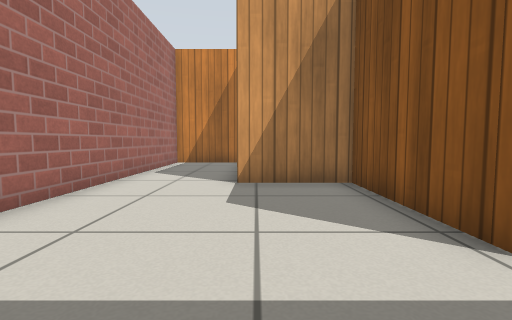
View 1 (above)

21 first-person views from a walk through a robot-simulator world made for Gazebo. The camera is 0.5 m above the floor, tilts 4° down and sees 85° across. The floor is counted in squares, 0.5 m on a side. Each view is taken from the middle of a square. On the plan, view 1 faces up. The plan holds only what a view shows up to about 11 squares ahead; the rest is blank. Gazebo's built-in surfaces are drawn with simple patterns.

View 2
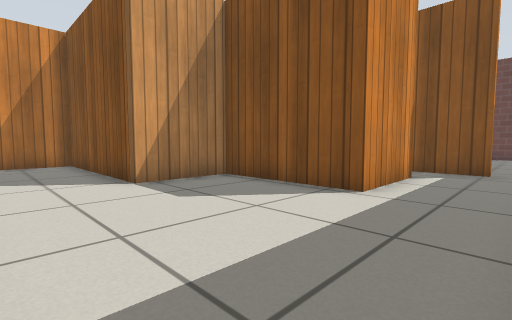

View 3
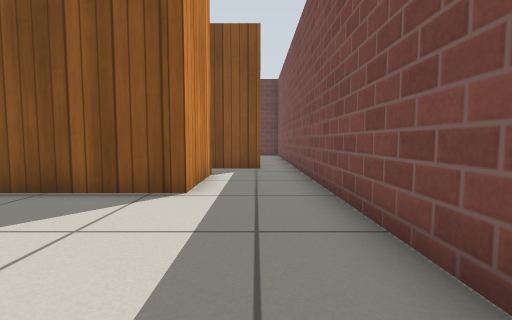

View 4
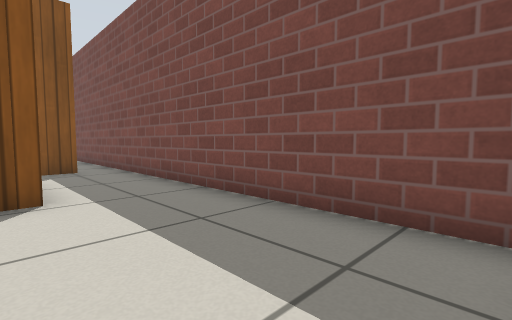

View 5
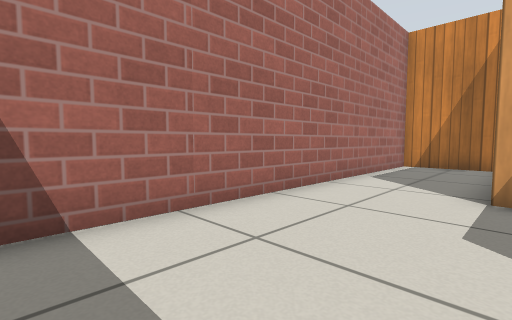

View 6
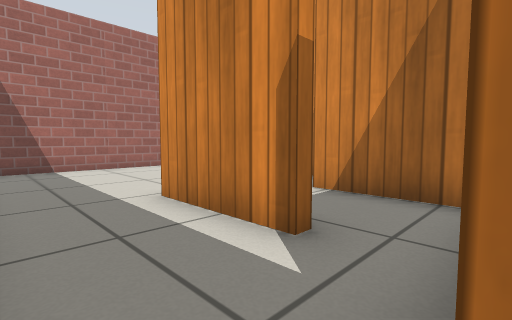

View 7
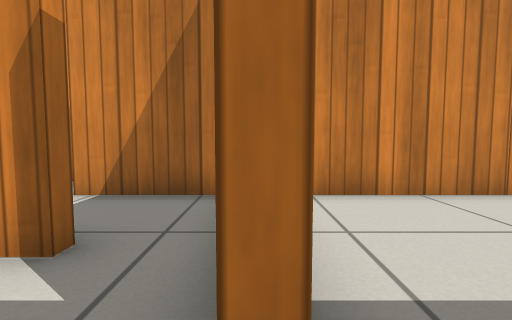

View 8
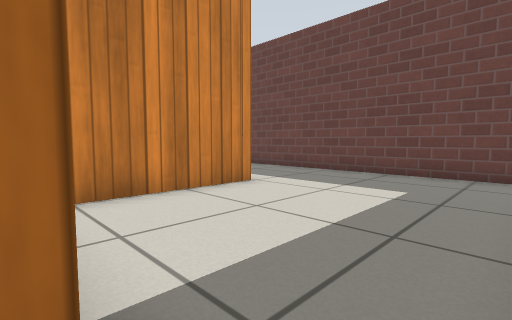

View 9
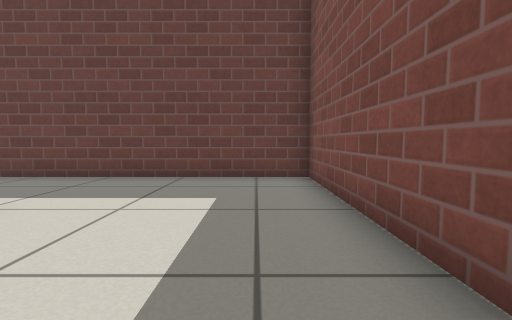

View 10
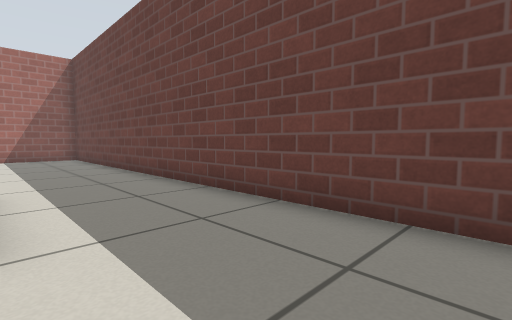

View 11
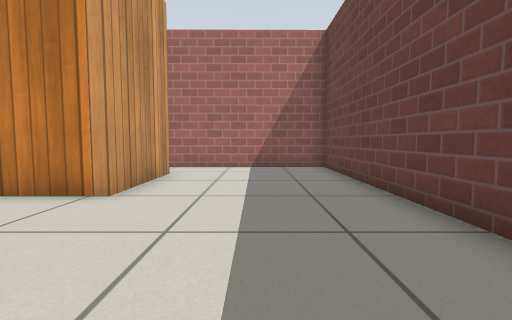

View 12
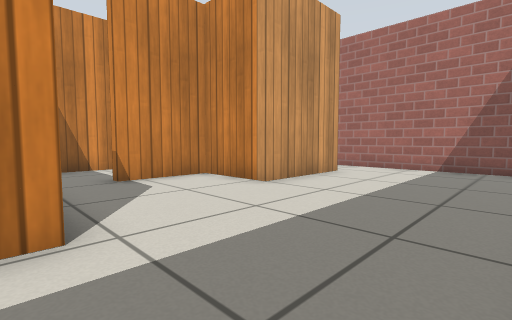

View 13
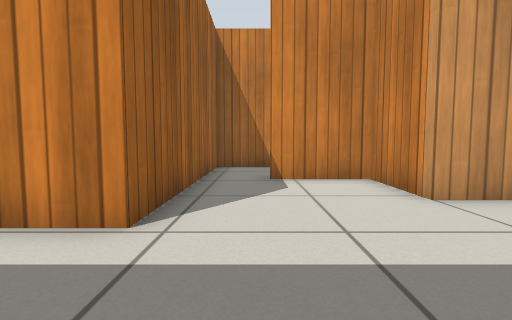

View 14
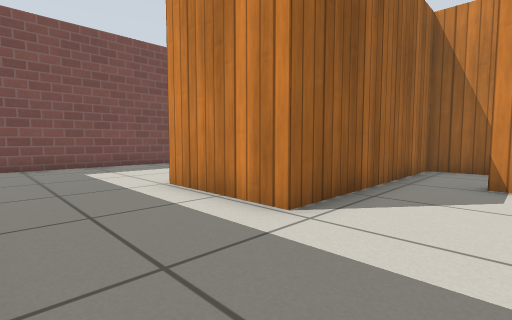

View 15
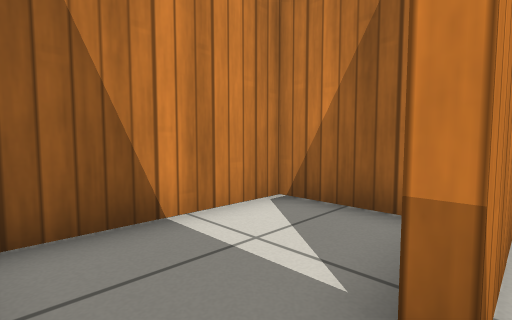

View 16
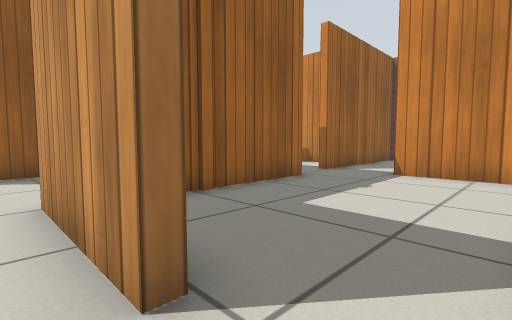

View 17
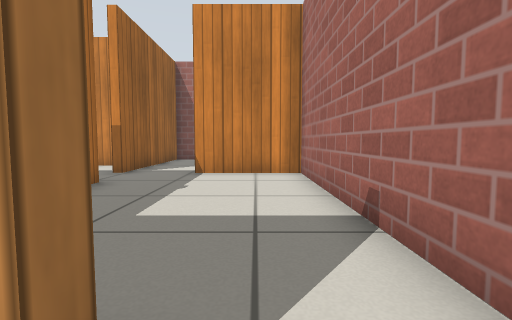

View 18
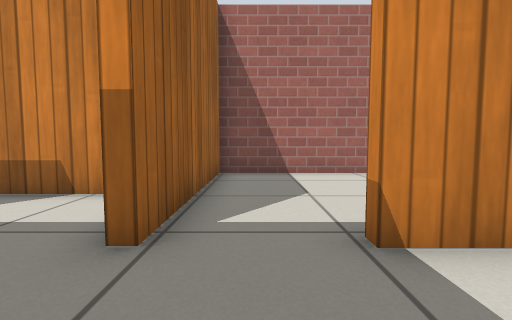

View 19
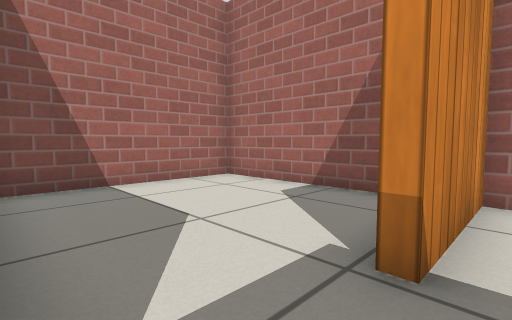

View 20
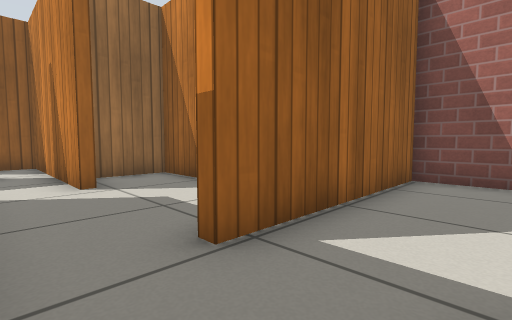

View 21
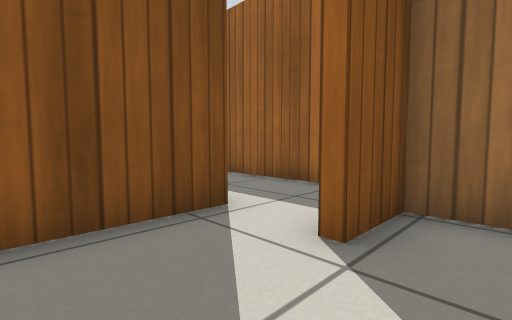

### Floor plan
Points are (right, up) in squares from view 1. A wall is a line through its corners. A room is listed if a view was taken in it or the views show most of it. See-through windows are left out.
Room 1 (views 1, 2, 3, 4, 5, 6, 7, 8)
walls: (-2.9, -0.5) (7.6, -0.5); (5.3, 2.8) (5.3, 2.3) (2.3, 2.3) (2.3, 6.5) (-0.4, 6.5) (-0.4, 12.6) (-3.5, 12.6) (-3.5, 0.4); (6.9, 0.7) (6.9, 2.9)
ways out: opening at (7, 0) to room 2; opening at (6, 3) to room 9
Room 2 (views 9, 10)
walls: (11.9, 5) (8, 5); (7.6, -0.5) (15.6, -0.5) (15.6, 3.5)
ways out: opening at (7, 0) to room 1; opening at (14, 4.3) to room 3
Room 3 (views 11, 12, 13, 14, 16, 17)
walls: (10.4, 16.5) (10.4, 13) (7.9, 13) (7.9, 10.4); (8.4, 8.5) (11.9, 8.5) (11.9, 5); (15.6, 3.5) (15.6, 18.5) (10.4, 18.5)
ways out: opening at (14, 4.3) to room 2; opening at (8, 9.5) to room 4; opening at (10, 17.5) to room 5
Room 4 (view 15)
walls: (7.9, 10.4) (7.5, 10.4); (6.9, 13) (4.7, 13) (4.7, 8.5) (8.4, 8.5)
ways out: opening at (8, 9.5) to room 3
Room 5 (views 18, 19, 20)
walls: (4.2, 13.3) (8.2, 13.3); (10, 16.5) (10.4, 16.5); (2.5, 12.9) (2.5, 12.5); (10.4, 18.5) (2.5, 18.4) (2.5, 15.1)
ways out: opening at (10, 17.5) to room 3; opening at (3, 13) to room 6; opening at (2, 14.5) to room 7
Room 6 (view 21)
walls: (2.5, 8.6) (2.5, 7.6); (-0.1, 11.2) (-0.1, 6.8) (2.3, 6.8) (2.3, 8.6); (4.4, 8.1) (4.4, 11)
ways out: opening at (3, 13) to room 5; opening at (3, 8)
Room 7 (no view inside)
walls: (1, 18.4) (-3.5, 18.4) (-3.5, 12.9) (2.5, 12.9)
ways out: opening at (2, 14.5) to room 5
Room 8 (no view inside)
walls: (2.5, 4.6) (2.5, 2.6) (3.5, 2.6); (5.5, 5) (3.6, 5)
ways out: opening at (4.5, 4) to room 9; opening at (3, 5)
Room 9 (no view inside)
walls: (6.4, 5) (5.5, 5)
ways out: opening at (6, 3) to room 1; opening at (4.5, 4) to room 8

Positions as (right, up) in squares from view 1, and headings:
1: (0, 0), facing up
2: (-3, 0), facing up-right
3: (-3, 1), facing right
4: (-3, 3), facing down-right
5: (0, 1), facing up-left
6: (7, 0), facing up-left
7: (7, 0), facing up
8: (7, 0), facing up-right
9: (8, 1), facing right
10: (12, 2), facing up-right
11: (13, 8), facing up
12: (15, 8), facing up-left
13: (15, 10), facing left
14: (15, 11), facing down-left
15: (8, 9), facing up-left
16: (11, 18), facing down-left
17: (11, 17), facing left
18: (5, 14), facing left
19: (3, 13), facing up-left
20: (4, 15), facing down-left
21: (1, 11), facing down-right
